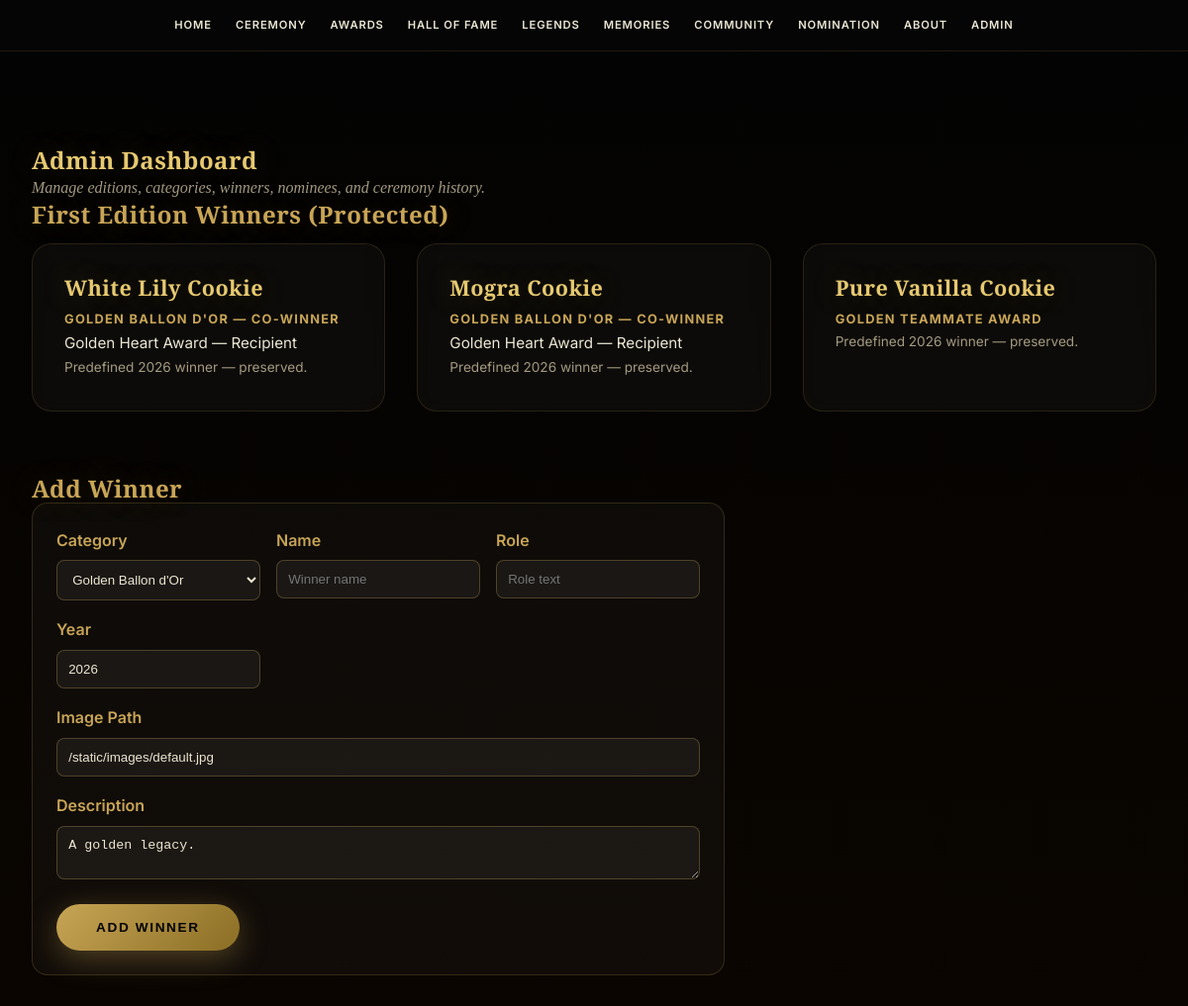
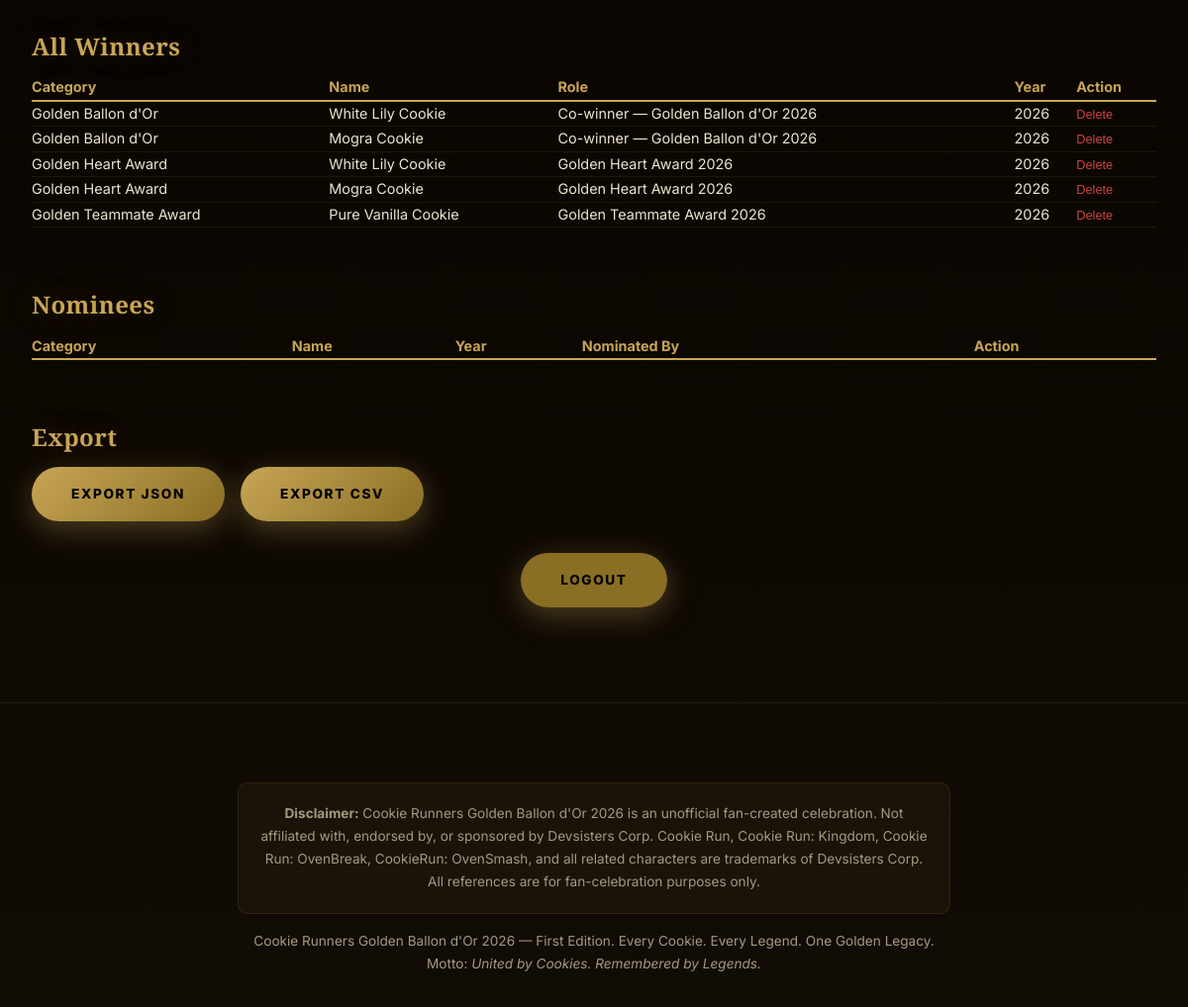
/admin (signed in), run on the app's committed database (2 pictures, top to bottom).
### tables this page shows
CREATE TABLE winners
                 (id INTEGER PRIMARY KEY AUTOINCREMENT,
                  category_id INTEGER, name TEXT, role_text TEXT,
                  year INTEGER, image_path TEXT, description TEXT);

CREATE TABLE categories
                 (id INTEGER PRIMARY KEY AUTOINCREMENT,
                  name TEXT UNIQUE, slug TEXT UNIQUE, description TEXT);

### routes.py (the view, shortened to what this page needs)
    @app.route("/admin", methods=["GET", "POST"])
    @login_required
    def admin():
        cats = get_all_categories()
        nominees = get_nominees()
        winners = get_all_winners()
        return render_template("admin.html", cats=cats, nominees=nominees, winners=winners)

### database.py (called while the page is built)
def get_all_categories():
    conn = sqlite3.connect(DB_PATH)
    conn.row_factory = sqlite3.Row
    c = conn.cursor()
    c.execute("SELECT * FROM categories ORDER BY id")
    rows = c.fetchall()
    conn.close()
    return [dict(r) for r in rows]

def get_all_winners():
    conn = sqlite3.connect(DB_PATH)
    conn.row_factory = sqlite3.Row
    c = conn.cursor()
    c.execute("SELECT w.*, c.name as category_name FROM winners w JOIN categories c ON w.category_id = c.id ORDER BY w.year DESC, w.id")
    rows = c.fetchall()
    conn.close()
    return [dict(r) for r in rows]

def get_nominees():
    conn = sqlite3.connect(DB_PATH)
    conn.row_factory = sqlite3.Row
    c = conn.cursor()
    c.execute("SELECT * FROM nominees ORDER BY year DESC, id DESC")
    rows = c.fetchall()
    conn.close()
    return [dict(r) for r in rows]

### routes.py (called while the page is built)
def login_required(f):
    @wraps(f)
    def decorated(*args, **kwargs):
        if not session.get("admin_logged_in"):
            return redirect(url_for("admin_login"))
        return f(*args, **kwargs)
    return decorated

### templates/admin.html (shortened to what this page needs)
{% extends "base.html" %}
{% block content %}
<section>
  <h1>Admin Dashboard</h1>
  <p class="subtitle">Manage editions, categories, winners, nominees, and ceremony history.</p>
  <h2>First Edition Winners (Protected)</h2>
  <div class="card-grid" style="margin-top:1rem;">
    <article class="card">
      <h3>White Lily Cookie</h3>
      <p class="role">Golden Ballon d'Or — Co-Winner</p>
      <p>Golden Heart Award — Recipient</p>
      <p style="font-size:0.85rem;color:var(--text-muted);">Predefined 2026 winner — preserved.</p>
    </article>
    <article class="card">
      <h3>Mogra Cookie</h3>
      <p class="role">Golden Ballon d'Or — Co-Winner</p>
      <p>Golden Heart Award — Recipient</p>
      <p style="font-size:0.85rem;color:var(--text-muted);">Predefined 2026 winner — preserved.</p>
    </article>
    <article class="card">
      <h3>Pure Vanilla Cookie</h3>
      <p class="role">Golden Teammate Award</p>
      <p style="font-size:0.85rem;color:var(--text-muted);">Predefined 2026 winner — preserved.</p>
    </article>
  </div>
  <h2 style="margin-top:4rem;">Add Winner</h2>
  <form action="/admin" method="POST" style="max-width:700px;background:rgba(255,255,255,0.03);border:1px solid rgba(200,165,86,0.2);border-radius:16px;padding:1.5rem;">
    <div style="display:grid;grid-template-columns:repeat(auto-fit,minmax(200px,1fr));gap:1rem;">
      <div>
        <label style="display:block;color:var(--gold);font-weight:600;margin-bottom:0.4rem;">Category</label>
        <select name="category_id" style="width:100%;padding:0.7rem;background:rgba(255,255,255,0.05);border:1px solid rgba(200,165,86,0.3);border-radius:8px;color:var(--cream);">
          {% for cat in cats %}<option value="{{ cat.id }}">{{ cat.name }}</option>{% endfor %}
        </select>
      </div>
      <div>
        <label style="display:block;color:var(--gold);font-weight:600;margin-bottom:0.4rem;">Name</label>
        <input type="text" name="name" placeholder="Winner name" style="width:100%;padding:0.7rem;background:rgba(255,255,255,0.05);border:1px solid rgba(200,165,86,0.3);border-radius:8px;color:var(--cream);">
      </div>
      <div>
        <label style="display:block;color:var(--gold);font-weight:600;margin-bottom:0.4rem;">Role</label>
        <input type="text" name="role_text" placeholder="Role text" style="width:100%;padding:0.7rem;background:rgba(255,255,255,0.05);border:1px solid rgba(200,165,86,0.3);border-radius:8px;color:var(--cream);">
      </div>
      <div>
        <label style="display:block;color:var(--gold);font-weight:600;margin-bottom:0.4rem;">Year</label>
        <input type="number" name="year" value="2026" style="width:100%;padding:0.7rem;background:rgba(255,255,255,0.05);border:1px solid rgba(200,165,86,0.3);border-radius:8px;color:var(--cream);">
      </div>
    </div>
    <div style="margin-top:1rem;">
      <label style="display:block;color:var(--gold);font-weight:600;margin-bottom:0.4rem;">Image Path</label>
      <input type="text" name="image_path" value="/static/images/default.jpg" style="width:100%;padding:0.7rem;background:rgba(255,255,255,0.05);border:1px solid rgba(200,165,86,0.3);border-radius:8px;color:var(--cream);">
    </div>
    <div style="margin-top:1rem;">
      <label style="display:block;color:var(--gold);font-weight:600;margin-bottom:0.4rem;">Description</label>
      <textarea name="description" rows="2" style="width:100%;padding:0.7rem;background:rgba(255,255,255,0.05);border:1px solid rgba(200,165,86,0.3);border-radius:8px;color:var(--cream);">A golden legacy.</textarea>
    </div>
    <button type="submit" class="btn-gold" style="margin-top:1rem;">Add Winner</button>
  </form>
  <h2 style="margin-top:4rem;">All Winners</h2>
  <table style="width:100%;border-collapse:collapse;margin-top:1rem;font-size:0.9rem;">
    <thead>
      <tr style="border-bottom:2px solid var(--gold);text-align:left;color:var(--gold);">
        <th>Category</th><th>Name</th><th>Role</th><th>Year</th><th>Action</th>
      </tr>
    </thead>
    <tbody>
      {% for w in winners %}
      <tr style="border-bottom:1px solid rgba(200,165,86,0.1);">
        <td>{{ w.category_name }}</td><td>{{ w.name }}</td><td>{{ w.role_text }}</td><td>{{ w.year }}</td>
        <td>
          <form action="/admin" method="POST" style="display:inline;" onsubmit="return confirm('Delete this winner?');">
            <button type="submit" style="background:none;border:none;color:#c44;cursor:pointer;font-size:0.8rem;">Delete</button>
          </form>
        </td>
      </tr>
      {% endfor %}
    </tbody>
  </table>
  <h2 style="margin-top:4rem;">Nominees</h2>
  <table style="width:100%;border-collapse:collapse;margin-top:1rem;font-size:0.9rem;">
    <thead>
      <tr style="border-bottom:2px solid var(--gold);text-align:left;color:var(--gold);">
        <th>Category</th><th>Name</th><th>Year</th><th>Nominated By</th><th>Action</th>
      </tr>
    </thead>
  </table>
  <h2 style="margin-top:4rem;">Export</h2>
  <div style="display:flex;gap:1rem;flex-wrap:wrap;margin-top:1rem;">
    <a href="/admin/export/json" class="btn-gold">Export JSON</a>
    <a href="/admin/export/csv" class="btn-gold">Export CSV</a>
  </div>
  <div style="margin-top:2rem;text-align:center;">
    <a href="/admin/logout" class="btn-gold" style="background:linear-gradient(135deg,#8a6e24,var(--gold-dark));">Logout</a>
  </div>
</section>
{% endblock %}

### static/css/style.css (style rules this page uses)
:root { --gold: #c8a556; --gold-light: #e6c970; --gold-dark: #8a6e24; --champagne: #f2e0b0; --ivory: #f7f2e0; --rainbow: linear-gradient(90deg, #c8a556, #e6c970, #d4a8f7, #a6d8f7, #c8a556); --black: #060606; --black-deep: #030303; --cream: #ece6d0; --cream-soft: #ebe7d4; --text-muted: #a39a80; --shadow-gold: rgba(200,165,86,0.35); }
* { margin: 0; padding: 0; box-sizing: border-box; }
html { scroll-behavior: smooth; }
body { background: linear-gradient(180deg, var(--black-deep) 0%, #0a0500 50%, #120c06 100%); color: var(--cream); font-family: 'Inter', system-ui, sans-serif; overflow-x: hidden; line-height: 1.7; -webkit-font-smoothing: antialiased; -moz-osx-font-smoothing: grayscale; }
h1, h2, h3, .display { font-family: 'Playfair Display', Georgia, serif; letter-spacing: 0.02em; line-height: 1.15; color: var(--gold-light); text-shadow: 0 0 30px rgba(200,165,86,0.25); }
h1 { font-weight: 900; }
h2 { font-weight: 700; color: var(--gold); }
.subtitle { font-family: 'Cormorant Garamond', serif; font-style: italic; color: var(--text-muted); }
section { padding: 6rem 2rem; max-width: 1200px; margin: 0 auto; }
.btn-gold { display: inline-block; padding: 1rem 2.5rem; background: linear-gradient(135deg, var(--gold) 0%, var(--gold-dark) 100%); color: var(--black-deep); text-decoration: none; font-weight: 800; border-radius: 50px; letter-spacing: 0.12em; text-transform: uppercase; box-shadow: 0 8px 30px var(--shadow-gold); transition: all .3s; border: none; cursor: pointer; font-size: 0.85rem; }
.card-grid { display: grid; gap: 2rem; grid-template-columns: repeat(auto-fit, minmax(300px, 1fr)); }
.card { background: rgba(255,255,255,0.03); border: 1px solid rgba(200,165,86,0.15); border-radius: 20px; padding: 2rem; transition: all .4s; backdrop-filter: blur(8px); }
.card h3 { color: var(--gold-light); font-size: 1.35rem; margin-bottom: 0.5rem; }
.card .role { color: var(--gold); font-weight: 700; font-size: 0.8rem; letter-spacing: 0.1em; text-transform: uppercase; }
.card p { color: var(--cream-soft); font-size: 0.95rem; }

### data on the page
winners: category_name "Golden Ballon d'Or", name "White Lily Cookie", role_text "Co-winner — Golden Ballon d'Or 2026", year "2026"
winners: category_name "Golden Ballon d'Or", name "Mogra Cookie", role_text "Co-winner — Golden Ballon d'Or 2026", year "2026"
winners: category_name "Golden Heart Award", name "White Lily Cookie", role_text "Golden Heart Award 2026", year "2026"
winners: category_name "Golden Heart Award", name "Mogra Cookie", role_text "Golden Heart Award 2026", year "2026"
winners: category_name "Golden Teammate Award", name "Pure Vanilla Cookie", role_text "Golden Teammate Award 2026", year "2026"

### other printed values
form field category_id "Golden Ballon d'Or"
